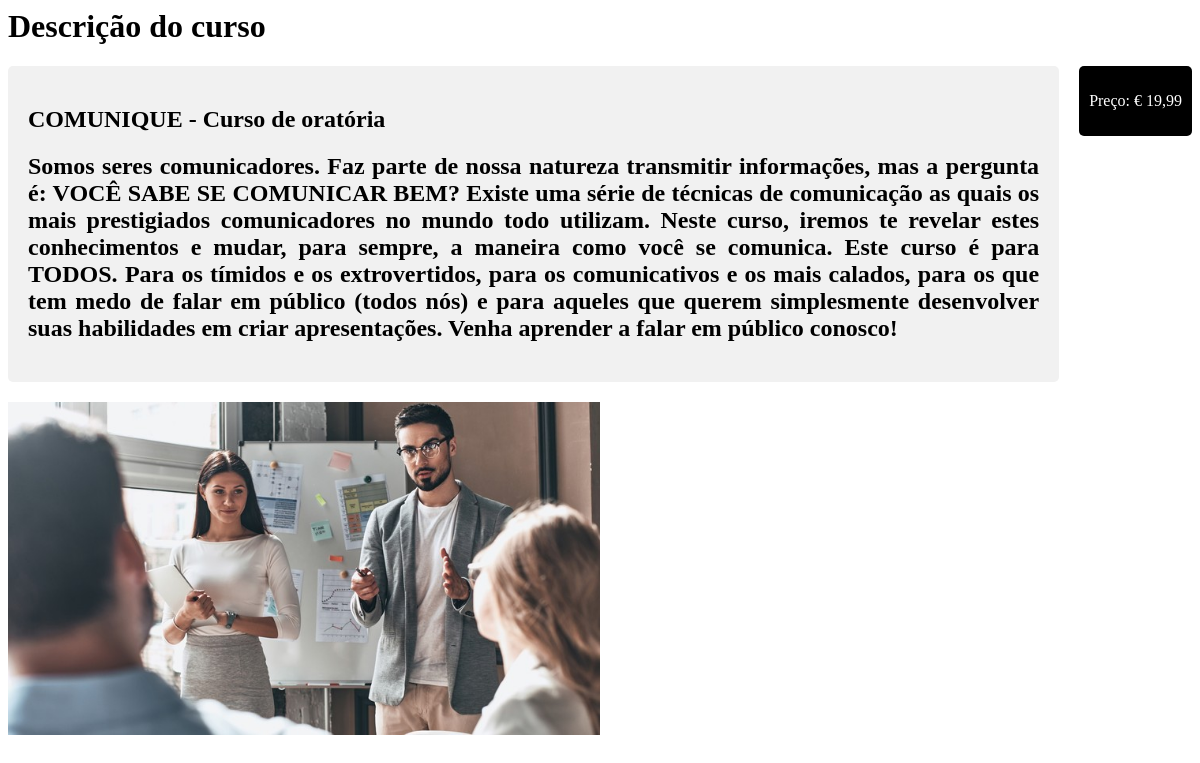
The page /cliente/informacao/4 on the database its author committed.
### administrador/models.py (models this page shows, shortened)
class Curso(models.Model):
    TIPOS = (
        ("online" , "online"),
        ("presencial", "presencial"),
    )
    titulo = models.CharField(max_length=200)
    ano = models.SmallIntegerField(blank=True, null= True, default=datetime.now().year)
    imagem = models.ImageField(upload_to='cursos/',  blank=True, null=True)
    descricao = models.TextField(blank=True, null=True)
    valor = models.CharField(max_length=100, blank=True, null=True)
    intrutor = models.CharField(max_length=200, null=True)
    tipo = models.CharField(max_length=20, blank=True, null=True, choices=TIPOS, default='online')
    class Meta:
        ordering = ['titulo']

### cliente/views.py (the view)
# urls.py: path('informacao/<int:id>', views.informacao, name='informacao'),
def informacao(request, id):
    curso = Curso.objects.get(pk=id)
    return render(request, "cliente/informacao.html", {'curso': curso})

### cliente/templates/cliente/informacao.html (shortened to what this page needs)
{% load static %}
{% block conteudo %}
<h1>Descrição do curso</h1>
<div class="container">
    <div class="descricao-container">
        <div class="descricao">
            <h2>{{ curso.titulo }}</h2>
            <h2>{{ curso.descricao }}</h2>
        </div>
    </div>
    <div class="preco">
        <p> Preço: € {{ curso.valor }}</p>
    </div>
</div>
<img src="{{ curso.imagem.url }}" class="imagem_principal" />
{% endblock %}

### cliente/templates/cliente/informacao.html (style rules this page uses)
.container { display: flex; align-items: flex-start; }
.descricao-container { flex: 70%; margin-right: 20px; text-align: justify; }
.descricao { background-color: #f1f1f1; padding: 20px; border-radius: 5px; }
.preco { background-color: black; color: white; padding: 10px; border-radius: 5px; }
.imagem_principal { width: 50%; display: block; margin-top: 20px; height: auto; }

### rows shown on the page
Curso: titulo "COMUNIQUE - Curso de oratória", descricao "Somos seres comunicadores. Faz parte de nossa natureza transmitir informações, mas a pergunta é: VOCÊ SABE SE COMUNICAR BEM? Existe uma série de técnicas de comunicação as quais os mais prestigiados comunicadores no mundo todo utilizam. Neste curso, iremos te revelar estes conhecimentos e mudar, para sempre, a maneira como você se comunica. Este curso é para TODOS. Para os tímidos e os extrovertidos, para os comunicativos e os mais calados, para os que tem medo de falar em público (todos nós) e para aqueles que querem simplesmente desenvolver suas habilidades em criar apresentações. Venha aprender a falar em público conosco!", valor "19,99", imagem (picture)
